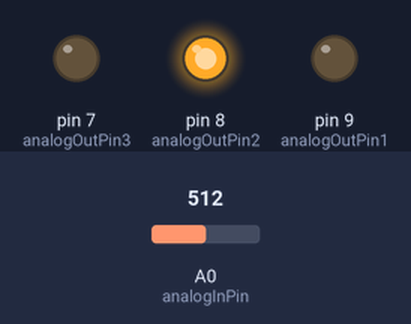
Simulated run of this sketch. Board: Arduino Uno, built with avr-gcc and run on an emulated ATmega328P. On the bench: output pins drawn as LEDs (lit = HIGH). The inputs (shaded band) are chosen by the test bench; at power-on: A0 (analogInPin) = 512. What the sketch prints to the serial monitor is not drawn.

Above: at 1.2 s.
1.3 s: A0 (analogInPin) set to 452
4.3 s: A0 (analogInPin) set to 421
At 5.5 s:
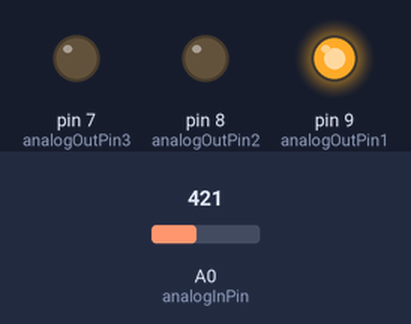
5.8 s: A0 (analogInPin) set to 304
8.8 s: A0 (analogInPin) set to 276
At 9.1 s:
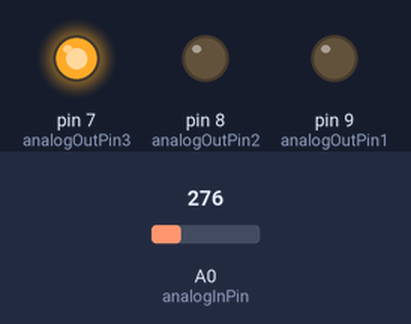
10.3 s: A0 (analogInPin) set to 157
13.3 s: A0 (analogInPin) set to 140
At 13.7 s:
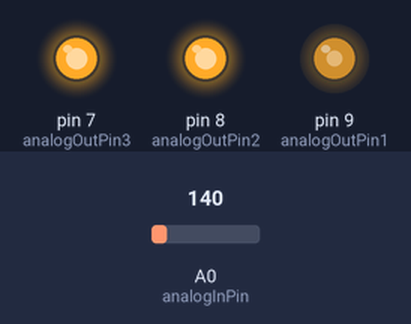
Timing chart, 0 to 15.8 s (numbered marks = the images above; inputs shaded):
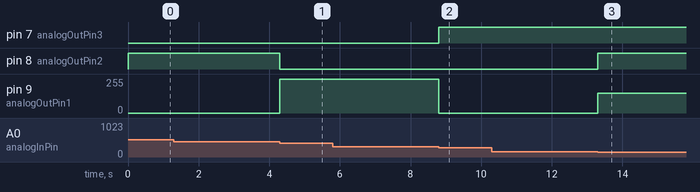

Measured:
- the behaviour switches between 440 and 439 on A0 (analogInPin) (found by bisection; images 0 and 1)
- the behaviour switches between 293 and 292 on A0 (analogInPin) (found by bisection; images 1 and 2)
- the behaviour switches between 147 and 146 on A0 (analogInPin) (found by bisection; images 2 and 3)
- after the input at 1.3 s, every drawn part: stays the same
- after the input at 4.3 s, pin 8 (analogOutPin2): HIGH → LOW at once; pin 9 (analogOutPin1): 0/255 → 255/255 at once
- after the input at 5.8 s, every drawn part: stays the same
- after the input at 8.8 s, pin 7 (analogOutPin3): LOW → HIGH at once; pin 9 (analogOutPin1): 255/255 → 0/255 at once
- after the input at 10.3 s, every drawn part: stays the same
- after the input at 13.3 s, pin 8 (analogOutPin2): LOW → HIGH at once; pin 9 (analogOutPin1): 0/255 → 150/255 at once

The sketch:

Compatability02.ino
```cpp
/*
  The circuit:
  - potentiometer connected to analog pin 0.
    Center pin of the potentiometer goes to the analog pin.
    side pins of the potentiometer go to +5V and ground
  - LED connected from digital pin 7,8,9 to ground

  based on the open source code @ http://www.arduino.cc/en/Tutorial/AnalogInOutSerial
*/

// These constants are used to give names to the pins used:
const int analogInPin = A0;  // Analog input pin that the potentiometer is attached to
const int analogOutPin1 = 9; // Analog output pin that the Yellow LED is attached to
const int analogOutPin2 = 8; // Analog output pin that the Green LED is attached to
const int analogOutPin3 = 7; // Analog output pin that the Blue LED is attached to


int sensorValue = 0;        // value read from the pot
int outputValue = 0;        // value output to the PWM (analog out)

void setup() {
  // initialize serial communications at 9600 bps:
  Serial.begin(9600);
}

void loop() {
  // read the analog in value:
  sensorValue = analogRead(analogInPin);

  if (sensorValue < 147) {

  //Setting the outpin and power and write the word to the serial monitor
  analogWrite(analogOutPin1, 150); // yellow light ON
  analogWrite(analogOutPin2, 255); // green light ON
  analogWrite(analogOutPin3, 255); // blue light ON

  Serial.print("\i"); }

 if (sensorValue > 147 && sensorValue < 293) {

  analogWrite(analogOutPin1, 0); // yellow light OFF
  analogWrite(analogOutPin2, 0); // green light OFF
  analogWrite(analogOutPin3, 255); // blue light ON

  Serial.print("\t love"); }

  if (sensorValue > 293 && sensorValue < 440) {

  analogWrite(analogOutPin1, 255); // yellow light ON
  analogWrite(analogOutPin2, 0); // green light OFF
  analogWrite(analogOutPin3, 0); // blue light OFF

  Serial.print("\t you"); }

  if (sensorValue > 440 && sensorValue < 586) {

  analogWrite(analogOutPin1, 0); // yellow light OFF
  analogWrite(analogOutPin2, 255); // green light ON
  analogWrite(analogOutPin3, 0); // blue light OFF

  Serial.print("\t lamp"); }

  if (sensorValue > 586 && sensorValue < 732) {

  analogWrite(analogOutPin1, 0); // yellow light OFF
  analogWrite(analogOutPin2, 255); // green light ON
  analogWrite(analogOutPin3, 255); // blue light ON

  Serial.print("\t tolerate"); }

  if (sensorValue > 732 && sensorValue < 878) {

  analogWrite(analogOutPin1, 255); // yellow light ON
  analogWrite(analogOutPin2, 255); // green light ON
  analogWrite(analogOutPin3, 0); // blue light OFF

  Serial.print("\t bagels"); }

if (sensorValue > 878) {
  analogWrite(analogOutPin2, 0); // green light OFF
  analogWrite(analogOutPin1, 255); // yellow light ON
  analogWrite(analogOutPin3, 255); // blue light ON
  Serial.print("\t see"); }

  // wait 2 milliseconds before the next loop for the analog-to-digital
  delay(2);
}
```
